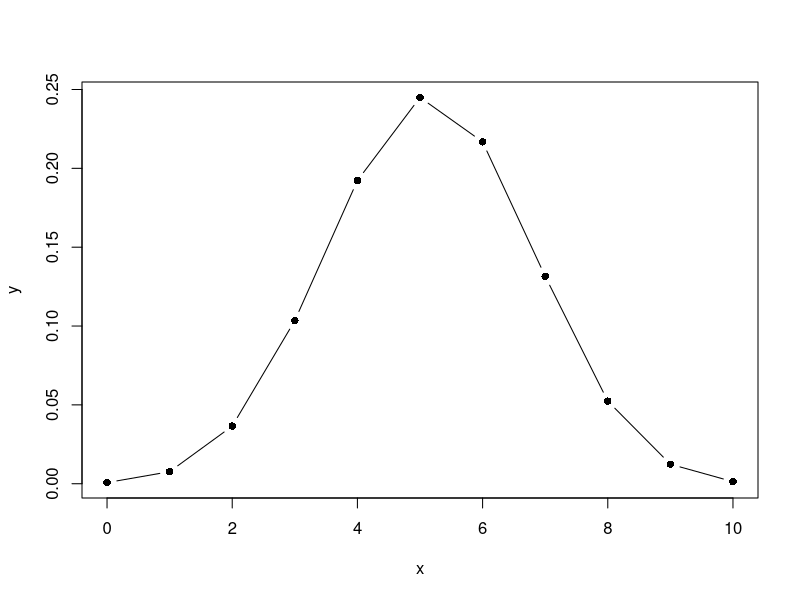
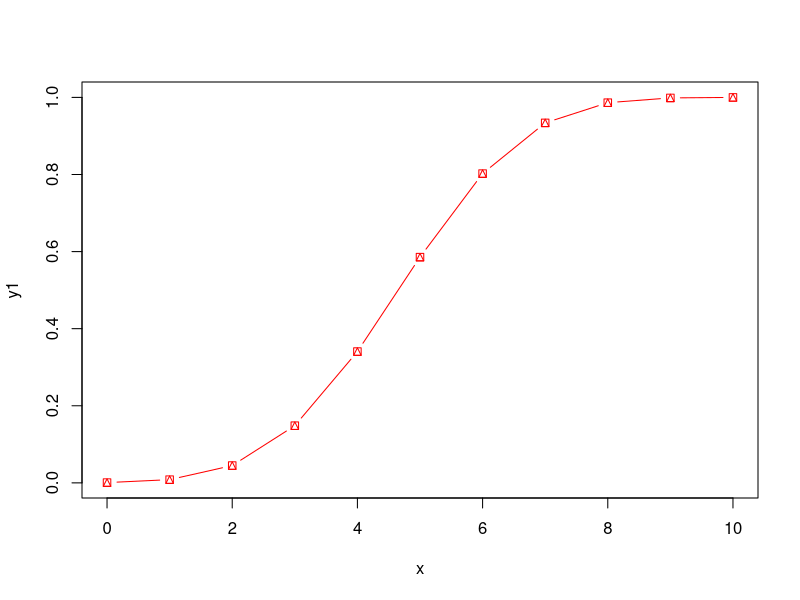
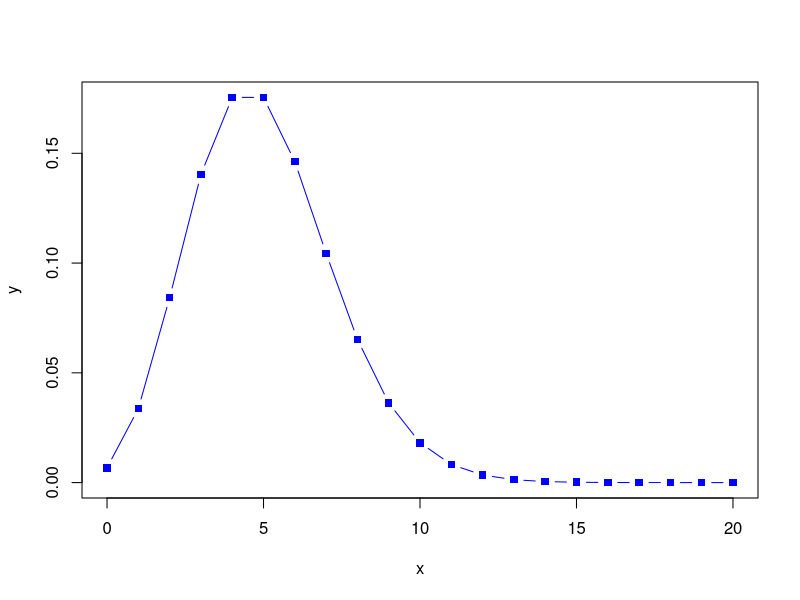

Generate these figures, in order, with R:
## ---- chunk 1
knitr::opts_chunk$set(echo = TRUE)
## ---- chunk 2
library(MASS)
## ---- chunk 3
df <- Cars93
ind <- sample(1:nrow(df),size=40)
## ---- chunk 4
train <- df[ind,]
test <- df[-ind,]
## ---- chunk 5
write.csv(train,"training_set",row.names=FALSE)
write.csv(test,"testing_set",row.names=FALSE)
## ---- chunk 6
t_USA <- which(train$Origin=="USA")
t_nonUSA <- which(train$Origin=="non-USA")
as.data.frame(t_USA) 
as.data.frame(t_nonUSA)
## ---- chunk 7
set.seed(121)
sample(c("boy","girl"),size = 10,replace = TRUE,prob = c(0.515,0.485))
## ---- chunk 8
set.seed(222)
x <- sample(c("boy","girl"),size = 10000,replace = TRUE,prob = c(0.515,0.485))
sample(x[x=="boy"]) 
sample(x[x=="girl"])
## ---- chunk 9
dbinom(3,size=10,prob=0.515)
## ---- chunk 10
n <- 10
x <- 0:n
y <- dbinom(x,size=n,prob=0.515)
plot(x,y,type="b",pch=16,col="black")
## ---- chunk 11
dbinom(8,10,prob=0.515) + dbinom(9,10,prob=0.515) + dbinom(10,10,prob=0.515)
pbinom(7,10,prob=0.515,lower.tail = FALSE)
## ---- chunk 12
n <- 10
x <- 0:n
y1 <- pbinom(x,size=n,prob=0.515)
plot(x,y1,type="b",pch=14,col="red")
## ---- chunk 13
dpois(4,lambda=5)
ppois(5,lambda=5,lower.tail = FALSE)
## ---- chunk 14
n <- 20
x <- 0:n
y <- dpois(x,lambda=5)
plot(x,y,type="b",pch=15,col="blue")
